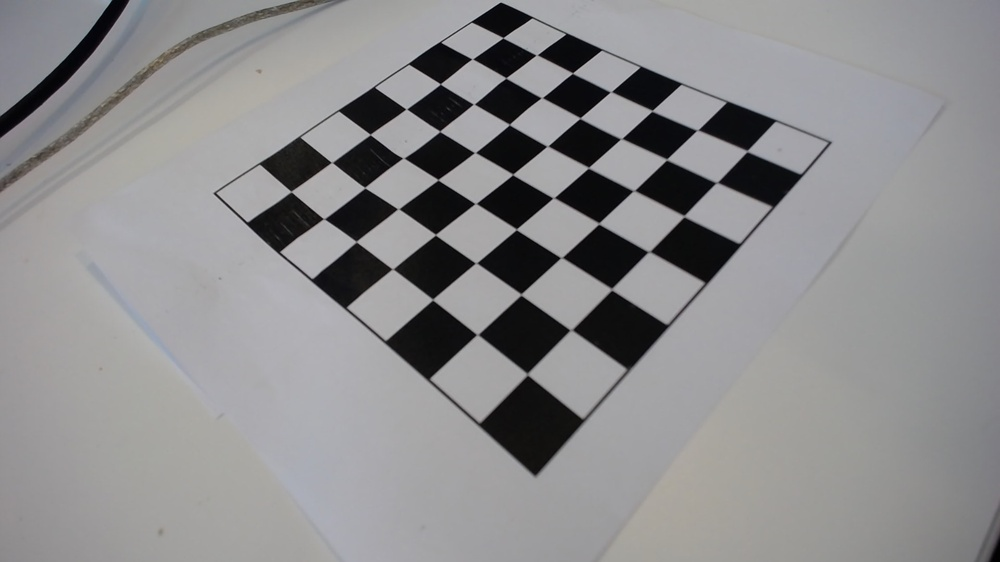
#> input picture camera_calibration/images/WIN_20220921_14_19_33_Pro.jpg, 1000 x 562 px, shrunk from 1920 x 1080 before the run; its folder holds only this picture in this run
$ python calib.py
#> lines starting #> are read from the running program, lines starting #| are printed output that depends on the picture; after the words box and inside, x2 and y2 are one past the last pixel; in counts of white or black regions, pixels touching at a corner belong together; long printed decimals are rounded
import numpy as np
import cv2 as cv
import time
import glob
import json
# termination criteria
criteria = (cv.TERM_CRITERIA_EPS + cv.TERM_CRITERIA_MAX_ITER, 30, 0.001)
# prepare object points, like (0,0,0), (1,0,0), (2,0,0) ....,(6,5,0)
w, h = 7, 7
print("w, h:", w, h)
objp = np.zeros((w*h,3), np.float32)
objp[:,:2] = np.mgrid[0:w,0:h].T.reshape(-1,2)
# Arrays to store object points and image points from all the images.
objpoints = [] # 3d point in real world space
imgpoints = [] # 2d points in image plane.
images = glob.glob('images/*.jpg')
for fname in images:
    img = cv.imread(fname)
#> img is the input picture: shape (562, 1000, 3); mean B, G, R 141.2, 139.9, 140.4
    gray = cv.cvtColor(img, cv.COLOR_BGR2GRAY)
    # Find the chess board corners
    ret, corners = cv.findChessboardCorners(gray, (w,h), None)
#> ret = True; corners = 49 rows, first 8: [503, 37.66], [536.4, 55.04], [572.5, 73.07], [610.5, 91.87], [652.1, 110.8], [697.4, 130], [747, 151.1], [472, 58.97]
    # If found, add object points, image points (after refining them)
    if ret == True:
        objpoints.append(objp)
        corners2 = cv.cornerSubPix(gray,corners, (11,11), (-1,-1), criteria)
#> corners2 = 49 rows, first 8: [502.9, 37.7], [536.6, 55], [572.4, 73.13], [610.7, 91.79], [652.1, 110.7], [697.3, 130.2], [747.1, 151], [472.2, 58.9]
        imgpoints.append(corners)
        # Draw and display the corners
        cv.drawChessboardCorners(img, (w,h), corners2, ret)
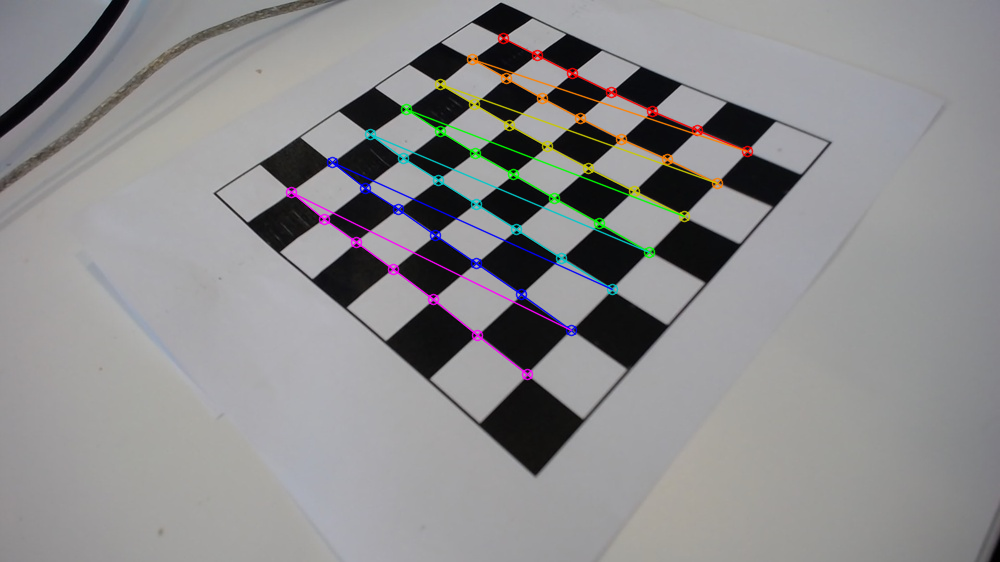
#> img: shape (562, 1000, 3); 2.51% of pixels changed, all inside (x1, y1, x2, y2) = (285, 32, 754, 381)
        cv.imshow('img', img)
        # time.sleep(2)
        cv.waitKey(1000)
        # cv.waitKey(1000)
    else:
        print("Oops..")

ret, mtx, dist, rvecs, tvecs = cv.calibrateCamera(objpoints, imgpoints, gray.shape[::-1], None, None)
#> ret = 1.09; mtx = [[438.3, 0, 502.7], [0, 460.9, 434.7], [0, 0, 1]]; dist = [[-0.17, 0.285, 0.00232, 0.019, -0.0955]]; rvecs = ([-0.403, 0.175, 0.713],); tvecs = ([-0.115, -8.52, 9.75],)
print(ret, mtx, dist, rvecs, tvecs)
#| 1.090 [[438.308    0.         502.654]
#|  [  0.         460.852 434.715]
#|  [  0.           0.           1.        ]] [[-0.1704  0.2847  0.002316  0.01899 -0.09547]] (array([[-0.4029],
#|        [ 0.1752],
#|        [ 0.7132 ]]),) (array([[-0.115 ],
#|        [-8.521],
#|        [ 9.748]]),)
print("Writing to json:")
params = {
    "ret": ret,
    "matrix": mtx.tolist(),
    "dist": dist.tolist(),
    # "rvecs": rvecs,
    # "tvecs": tvecs
}
#> params = {'ret': 1.09, 'matrix': [[438.3, 0, 502.7], [0, 460.9, 434.7], [0, 0, 1]], 'dist': [[-0.17, 0.285, 0.00232, 0.019, -0.0955]]}

with open("./camera_calib.json", "w+") as out:
    json.dump(params, out, indent=4)
cv.destroyAllWindows()

$ run again, on camera_calibration/images/WIN_20220921_14_19_47_Pro.jpg
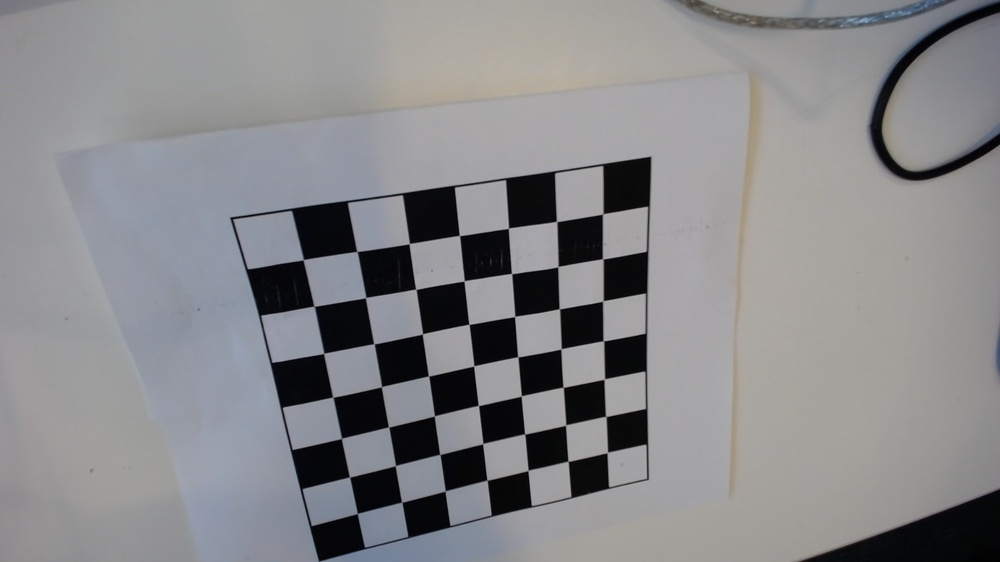
#> input picture camera_calibration/images/WIN_20220921_14_19_47_Pro.jpg, 1000 x 562 px, shrunk from 1920 x 1080 before the run
#> img is the input picture: shape (562, 1000, 3); mean B, G, R 138.3, 136, 135.9
#> `ret, corners = cv.findChessboardCorners(gray, (w,h), None)`: ret = True; corners = 49 rows, first 8: [602.9, 214.1], [602.4, 259.3], [603, 301], [603, 341], [604.1, 378.8], [605.4, 416.9], [607, 452.5], [555.9, 222.2]
#> corners2 = 49 rows, first 8: [602.7, 213.9], [602.7, 258.8], [602.9, 301], [603.4, 340.8], [604.3, 379.1], [605.7, 416.4], [607.3, 452.5], [556.6, 221.5]
#> `cv.drawChessboardCorners(img, (w,h), corners2, ret)`:
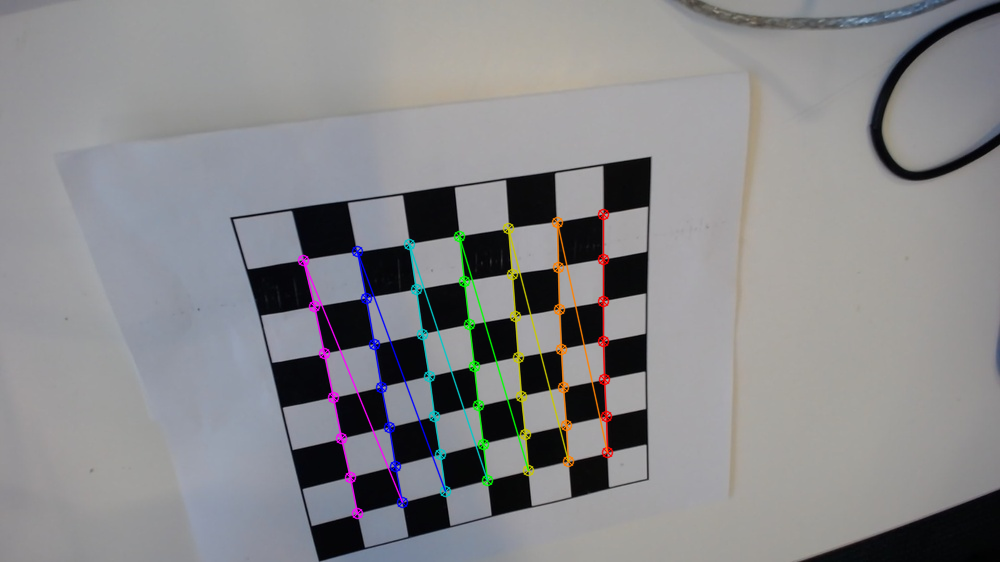
#> img: shape (562, 1000, 3); 2.39% of pixels changed, all inside (x1, y1, x2, y2) = (297, 208, 614, 520)
#> `ret, mtx, dist, rvecs, tvecs = cv.calibrateCamera(objpoints, imgpoints..`: ret = 0.544; mtx = [[693.9, 0, 631.8], [0, 723.7, 243.7], [0, 0, 1]]; dist = [[0.514, -0.926, 0.00163, 0.108, 1.02]]; rvecs = ([0.12, -0.637, 1.46],); tvecs = ([-0.604, -0.575, 14.03],)
#| 0.5442 [[693.888   0.         631.764]
#|  [  0.         723.679 243.706]
#|  [  0.           0.           1.        ]] [[ 0.514 -0.926  0.001634  0.1076  1.023]] (array([[ 0.1202 ],
#|        [-0.6367],
#|        [ 1.457]]),) (array([[-0.6037],
#|        [-0.5755],
#> (further printed lines are left out)
#> params = {'ret': 0.544, 'matrix': [[693.9, 0, 631.8], [0, 723.7, 243.7], [0, 0, 1]], 'dist': [[0.514, -0.926, 0.00163, 0.108, 1.02]]}

$ run again, on camera_calibration/images/WIN_20220921_14_19_51_Pro.jpg
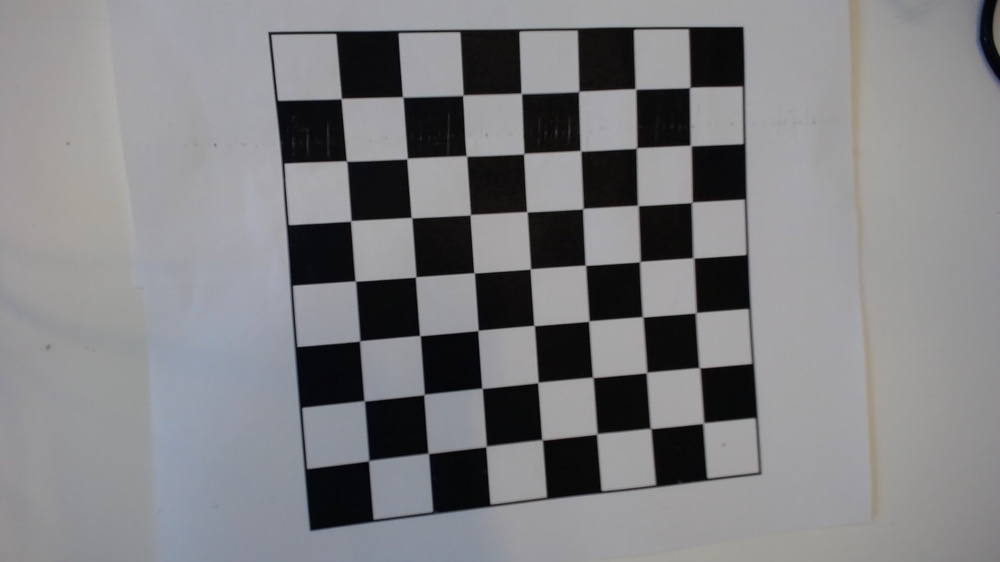
#> input picture camera_calibration/images/WIN_20220921_14_19_51_Pro.jpg, 1000 x 562 px, shrunk from 1920 x 1080 before the run
#> img is the input picture: shape (562, 1000, 3); mean B, G, R 130.7, 128.1, 128.1
#> `ret, corners = cv.findChessboardCorners(gray, (w,h), None)`: ret = True; corners = 49 rows, first 8: [688.5, 86.32], [689.5, 146.6], [690.5, 201.5], [691.8, 258.5], [697, 313.7], [699.4, 367.5], [701.7, 421.8], [634.1, 90.35]
#> corners2 = 49 rows, first 8: [689.7, 87.49], [690.7, 145.5], [691.7, 202.3], [693.3, 257.9], [695.8, 312.7], [699.4, 367.7], [703.2, 423.1], [635.4, 88.97]
#> `cv.drawChessboardCorners(img, (w,h), corners2, ret)`:
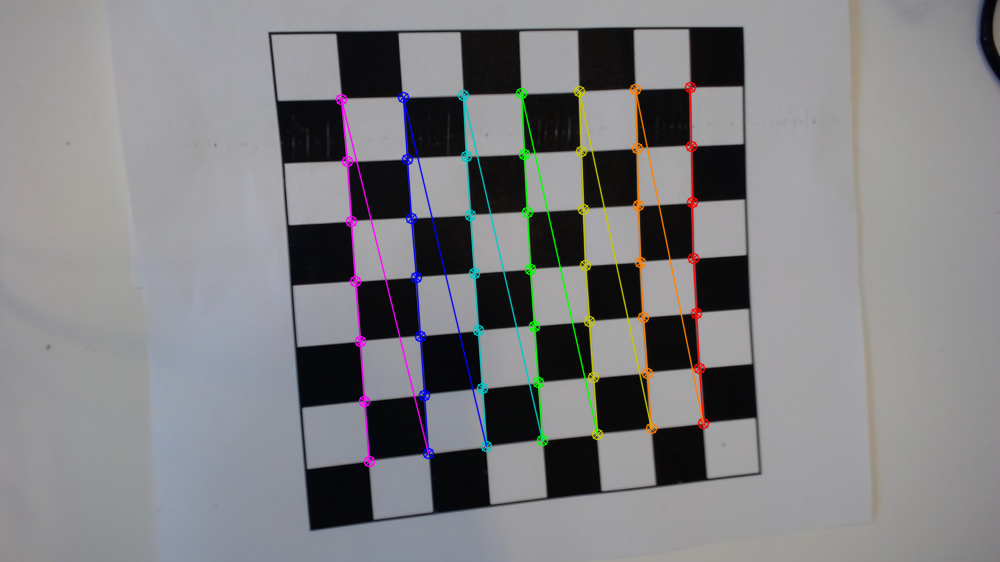
#> img: shape (562, 1000, 3); 3.1% of pixels changed, all inside (x1, y1, x2, y2) = (335, 81, 710, 468)
#> `ret, mtx, dist, rvecs, tvecs = cv.calibrateCamera(objpoints, imgpoints..`: ret = 0.342; mtx = [[1192.9, 0, 383.7], [0, 1118.8, 401.2], [0, 0, 1]]; dist = [[-0.00389, 4.34, 0.0597, 0.00441, -15.04]]; rvecs = ([-0.17, -0.368, 1.46],); tvecs = ([4.97, -5.62, 19.68],)
#| 0.3424 [[1.19291217e+03 0.00000000e+00 3.83691759e+02]
#|  [0.00000000e+00 1.11882462e+03 4.01183823e+02]
#|  [0.00000000e+00 0.00000000e+00 1.00000000e+00]] [[-3.88992923e-03  4.34156713e+00  5.97225032e-02  4.41160282e-03
#|   -1.50350253e+01]] (array([[-0.1696],
#|        [-0.3682],
#|        [ 1.459]]),) (array([[ 4.974],
#> (further printed lines are left out)
#> params = {'ret': 0.342, 'matrix': [[1192.9, 0, 383.7], [0, 1118.8, 401.2], [0, 0, 1]], 'dist': [[-0.00389, 4.34, 0.0597, 0.00441, -15.04]]}

$ run again, on camera_calibration/images/WIN_20220921_14_19_54_Pro.jpg
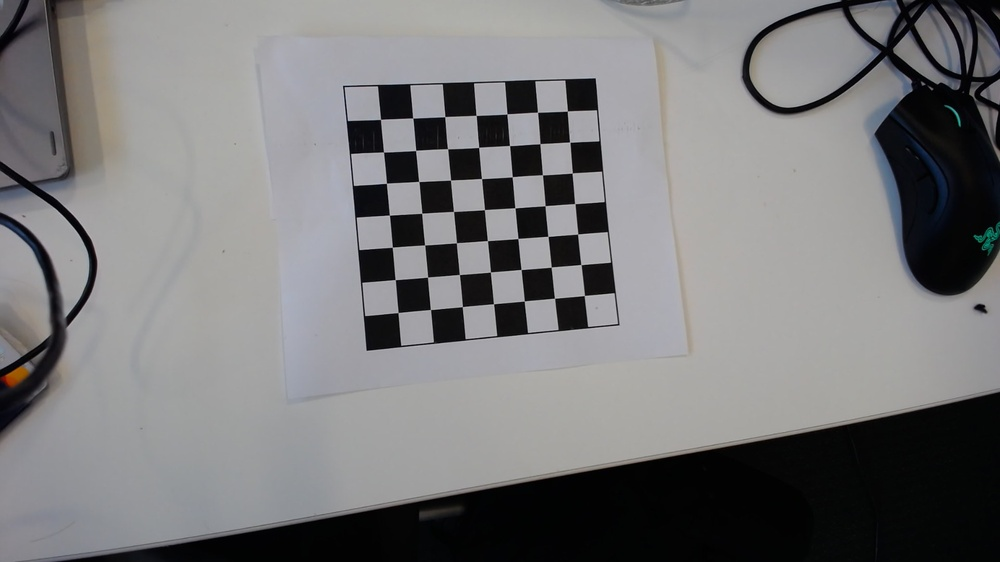
#> input picture camera_calibration/images/WIN_20220921_14_19_54_Pro.jpg, 1000 x 562 px, shrunk from 1920 x 1080 before the run
#> img is the input picture: shape (562, 1000, 3); mean B, G, R 121.5, 120.4, 120.7
#> `ret, corners = cv.findChessboardCorners(gray, (w,h), None)`: ret = True; corners = 49 rows, first 8: [584.3, 295.5], [554.5, 298.2], [524.3, 301], [493.5, 303.8], [462.3, 306.6], [430.5, 309.5], [398, 312.5], [580.9, 264.6]
#> corners2 = 49 rows, first 8: [584.4, 295.5], [554.5, 298.2], [524.3, 300.9], [493.5, 303.7], [462.3, 306.6], [430.4, 309.6], [398.1, 312.5], [580.9, 264.6]
#> `cv.drawChessboardCorners(img, (w,h), corners2, ret)`:
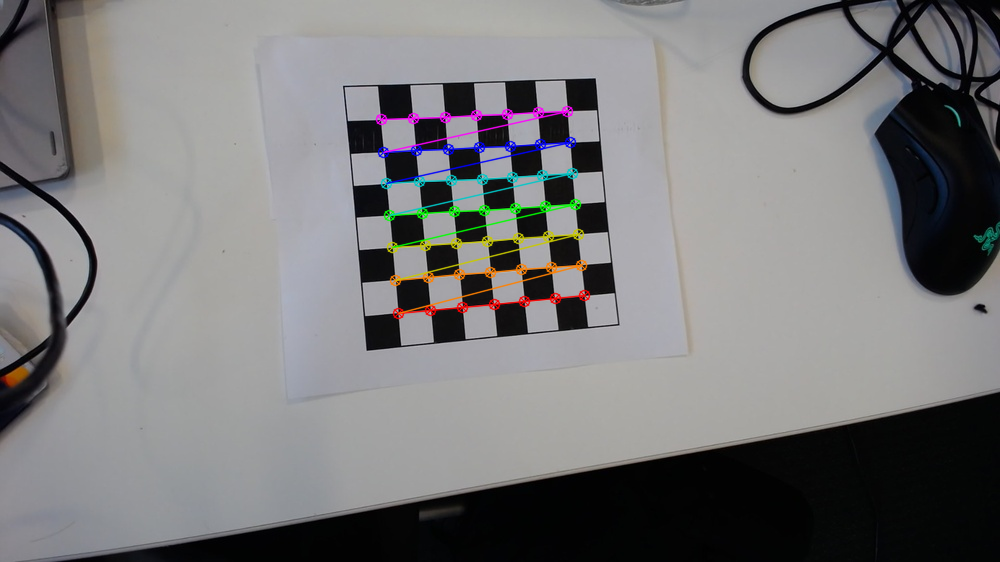
#> img: shape (562, 1000, 3); 1.95% of pixels changed, all inside (x1, y1, x2, y2) = (375, 105, 591, 320)
#> `ret, mtx, dist, rvecs, tvecs = cv.calibrateCamera(objpoints, imgpoints..`: ret = 0.261; mtx = [[2788.3, 0, 557.7], [0, 2225.8, 293.1], [0, 0, 1]]; dist = [[7.74, -295.5, 0.2, 0.193, 6839.4]]; rvecs = ([-1.04, 0.0235, 2.87],); tvecs = ([0.682, 0.0848, 71.6],)
#| 0.2609 [[2.78825131e+03 0.00000000e+00 5.57717634e+02]
#|  [0.00000000e+00 2.22575423e+03 2.93076414e+02]
#|  [0.00000000e+00 0.00000000e+00 1.00000000e+00]] [[ 7.74075155e+00 -2.95486052e+02  2.00351699e-01  1.93267444e-01
#|    6.83943808e+03]] (array([[-1.037],
#|        [ 0.02353],
#|        [ 2.872]]),) (array([[ 0.6818],
#> (further printed lines are left out)
#> params = {'ret': 0.261, 'matrix': [[2788.3, 0, 557.7], [0, 2225.8, 293.1], [0, 0, 1]], 'dist': [[7.74, -295.5, 0.2, 0.193, 6839.4]]}
